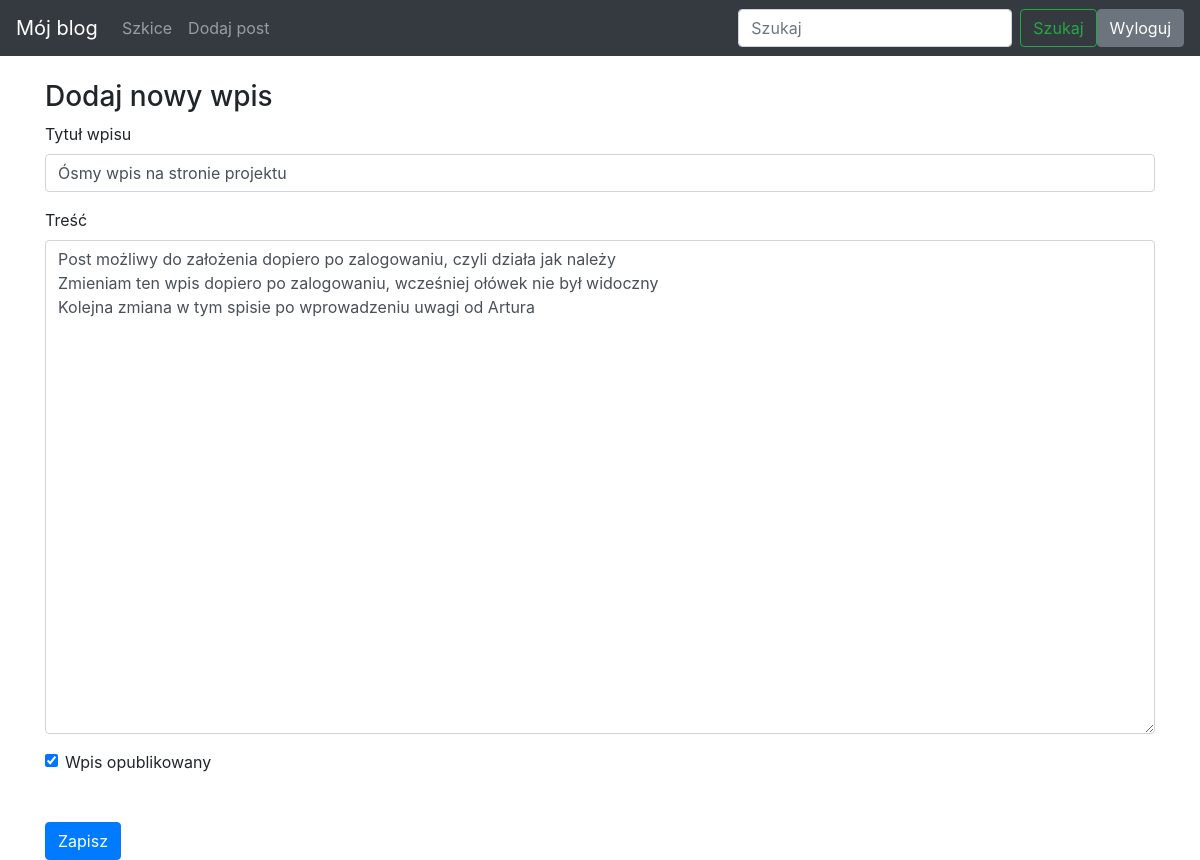
The page /edit-post/16 (signed in) on the database its author committed.
### blog/models.py (models this page shows)
class Entry(db.Model):
   id = db.Column(db.Integer, primary_key=True)
   title = db.Column(db.String(80), nullable=False)
   body = db.Column(db.Text, nullable=False)
   pub_date = db.Column(db.DateTime, nullable=False,
       default=datetime.datetime.utcnow)
   is_published = db.Column(db.Boolean, default=False)

### blog/routes.py (the view)
@app.route("/edit-post/<int:entry_id>", methods=["GET", "POST"])
@login_required
def edit_entry(entry_id):
    entry = Entry.query.filter_by(id=entry_id).first_or_404()
    form = EntryForm(obj=entry)
    errors = None
    if request.method == 'POST':
        create_or_edit_entry(form, entry=entry)
        return redirect(url_for('index'))
    else:
        errors = form.errors
    return render_template("entry_form.html", form=form, errors=errors)

### blog/forms.py
class EntryForm(FlaskForm):
   title = StringField('Title', validators=[DataRequired()])
   body = TextAreaField('Content', validators=[DataRequired()])
   is_published = BooleanField('Is Published?')

### blog/routes.py (called while the page is built)
def login_required(view_func):
   @functools.wraps(view_func)
   def check_permissions(*args, **kwargs):
       if session.get('logged_in'):
           return view_func(*args, **kwargs)
       return redirect(url_for('login', next=request.path))
   return check_permissions

### blog/templates/entry_form.html (shortened to what this page needs)
{% extends "base.html" %} {% block content %}
<h3>
    Dodaj nowy wpis
</h3>
<form action="" method="POST">
    <div class="form-group">
        <label for="title">Tytuł wpisu</label> {{ form.title(class_="form-control") }}
    </div>
    <div class="form-group">
        <label for="body">Treść</label> {{ form.body(class_="form-control", cols="100", rows="20") }}
    </div>
    <div class="form-check">
        {{ form.is_published(class_="form-check-input") }}
        <label class="form-check-label" for="is_published">Wpis opublikowany</label>
    </div>
    <button type="submit" class="btn btn-primary mt-5">Zapisz</button>
</form>
{% endblock %}

### blog/templates/base.html (style rules this page uses)
body { padding-top: 5rem; }

### rows shown on the page
Entry: title "Ósmy wpis na stronie projektu", body "Post możliwy do założenia dopiero po zalogowaniu, czyli działa jak należy Zmieniam ten wpis dopiero po zalogowaniu, wcześniej ołówek nie był widoczny Kolejna zmiana w tym spisie po wprowadzeniu uwagi od Artura", is_published "☑"
